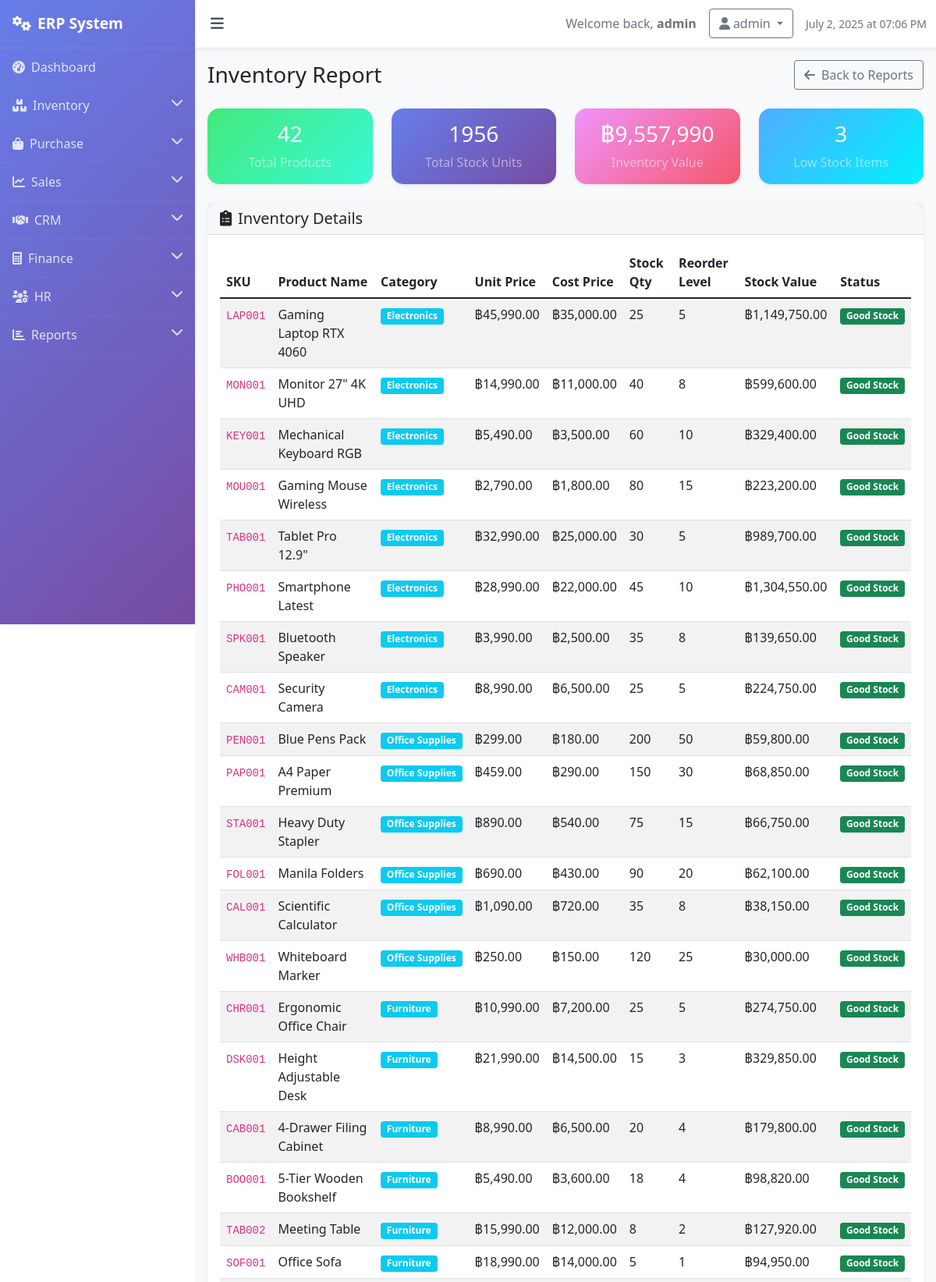
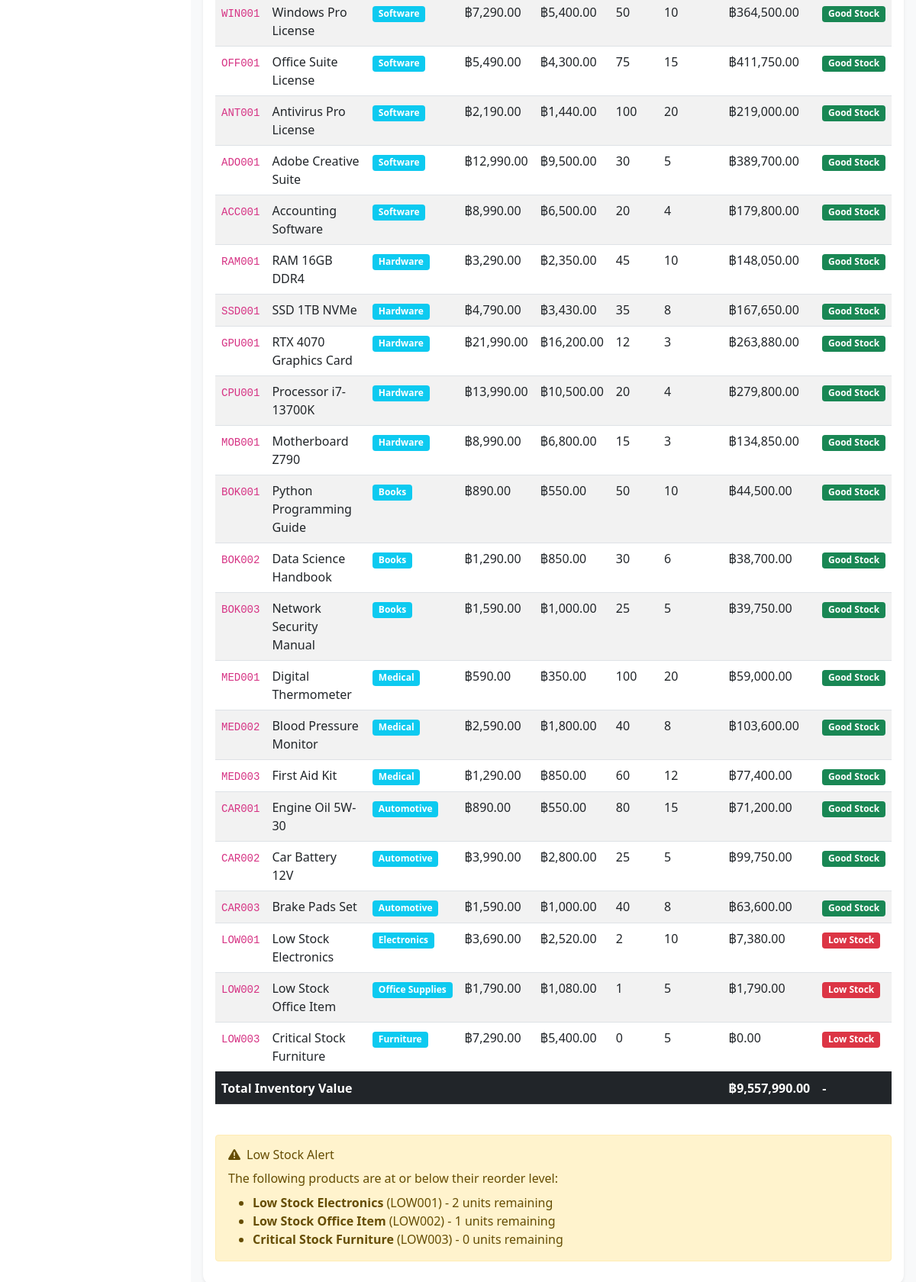
Page /reports/inventory (signed in) on the earlier database version (2 pictures, top to bottom).
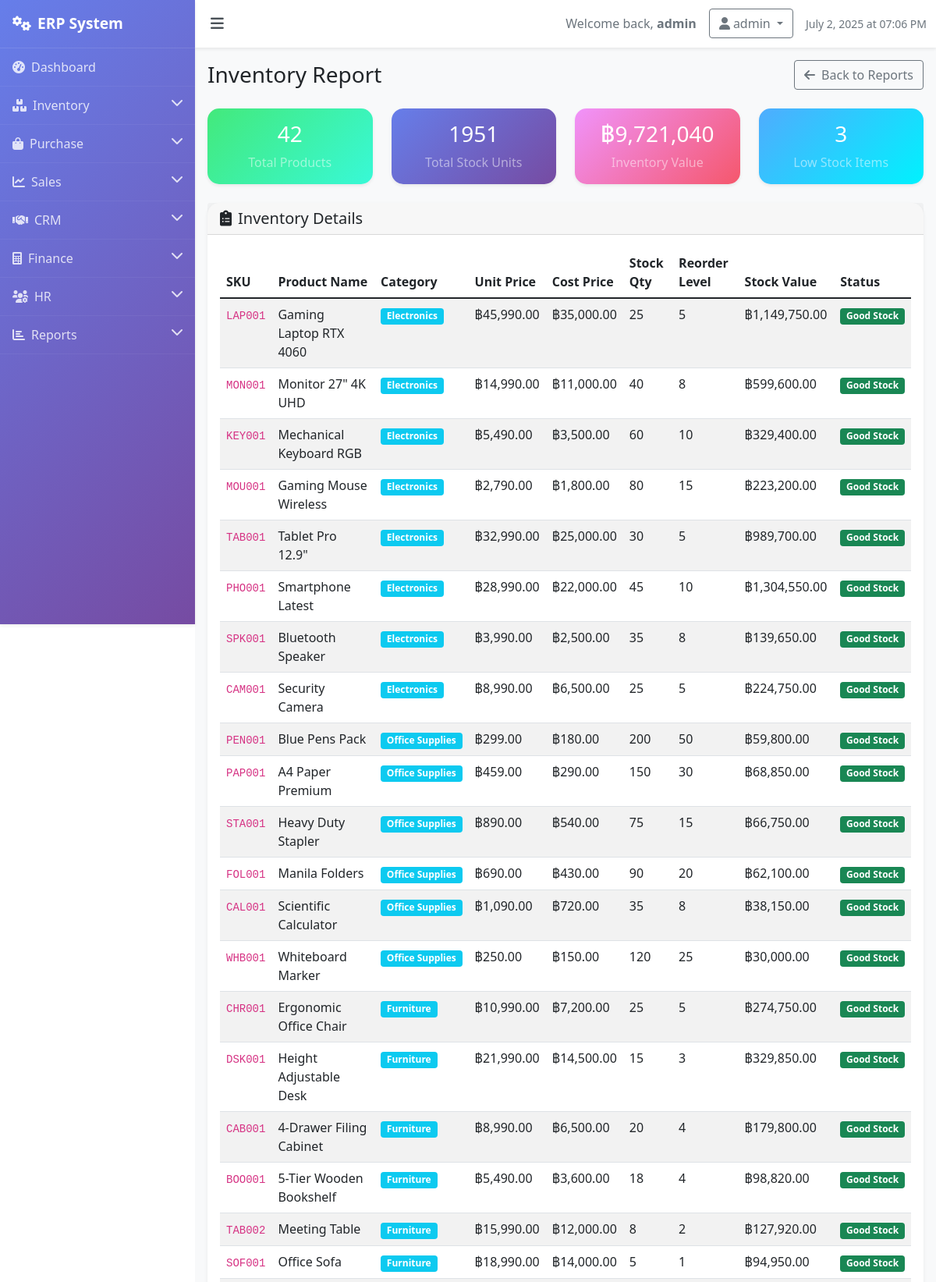
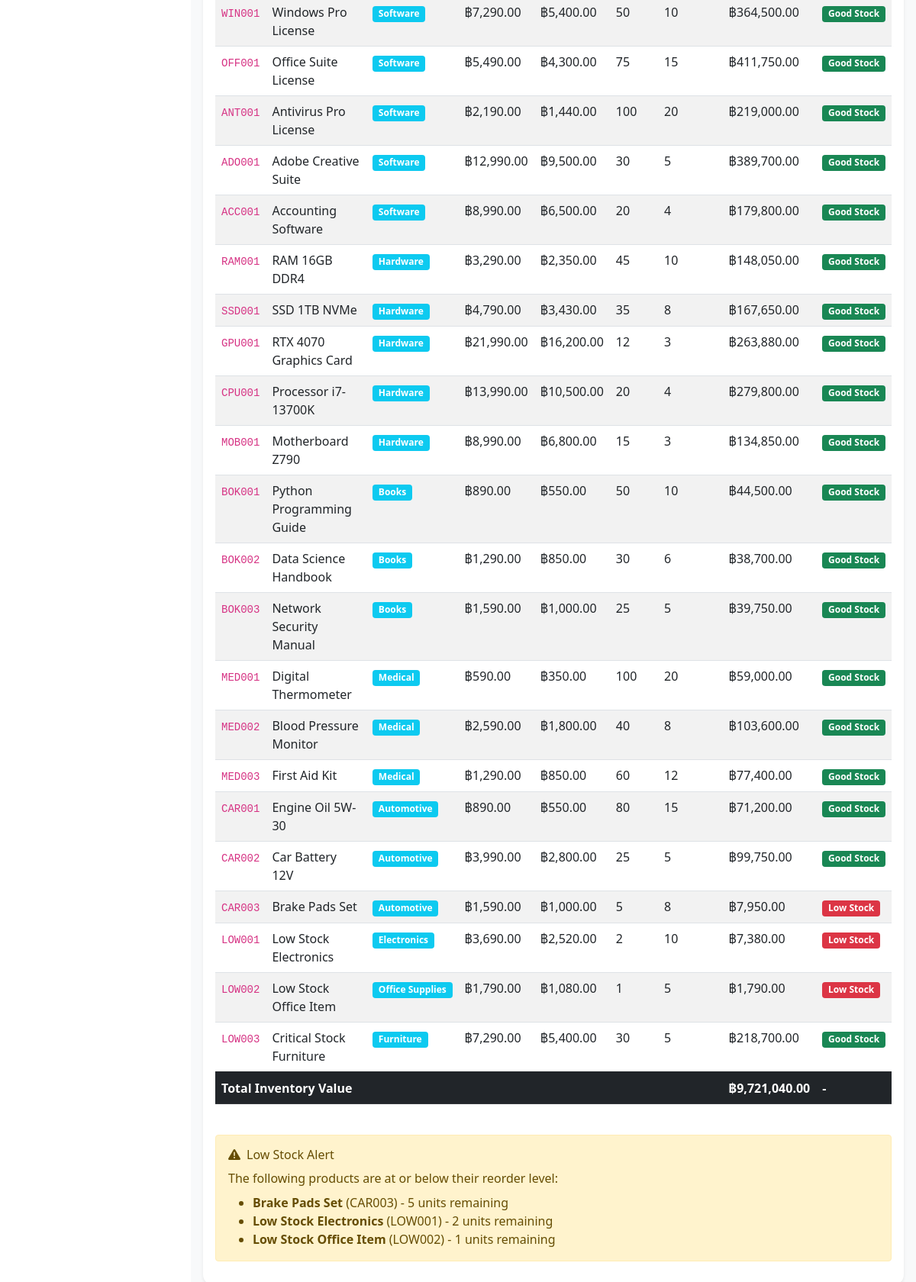
Same page on the later database version (2 pictures, top to bottom).
### models.py (models this page shows, shortened)
class Product(db.Model):
    id = db.Column(db.Integer, primary_key=True)
    name = db.Column(db.String(100), nullable=False)
    sku = db.Column(db.String(50), unique=True, nullable=False)
    description = db.Column(db.Text)
    category_id = db.Column(db.Integer, db.ForeignKey('category.id'))
    unit_price = db.Column(db.Float, nullable=False)
    cost_price = db.Column(db.Float, nullable=False)
    stock_quantity = db.Column(db.Integer, default=0)
    reorder_level = db.Column(db.Integer, default=10)
    unit_of_measure = db.Column(db.String(20), default='pcs')
    is_active = db.Column(db.Boolean, default=True)
    created_at = db.Column(db.DateTime, default=lambda: datetime.now(timezone.utc))

class Category(db.Model):
    id = db.Column(db.Integer, primary_key=True)
    name = db.Column(db.String(50), nullable=False)
    description = db.Column(db.Text)
    products = db.relationship('Product', backref='category_ref', lazy=True)

### routes.py (the view)
    @app.route('/reports/inventory')
    def inventory_report():
        if 'user_id' not in session:
            return redirect(url_for('login'))
        inventory_data = Product.query.filter_by(is_active=True).all()
        total_products = len(inventory_data)
        total_stock = sum(product.stock_quantity for product in inventory_data)
        total_value = sum(product.unit_price * product.stock_quantity for product in inventory_data)
        low_stock_count = sum(1 for product in inventory_data if product.stock_quantity <= product.reorder_level)
        return render_template('reports/inventory_report.html',
                             inventory_data=inventory_data,
                             total_products=total_products,
                             total_stock=total_stock,
                             total_value=total_value,
                             low_stock_count=low_stock_count)

### templates/reports/inventory_report.html (shortened to what the changed rows need)
{% extends "base.html" %}
{% block content %}
<div class="d-flex justify-content-between align-items-center mb-4">
    <h1 class="h3 mb-0">Inventory Report</h1>
</div>
<div class="row mb-4">
    {% if inventory_data %}
    <div class="col-md-3">
        <div class="card stat-card h-100">
            <div class="card-body text-center">
                <h3 class="text-white">{{ total_products }}</h3>
                <p class="text-white-50 mb-0">Total Products</p>
            </div>
        </div>
    </div>
    <div class="col-md-3">
        <div class="card stat-card sales h-100">
            <div class="card-body text-center">
                <h3 class="text-white">{{ total_stock }}</h3>
                <p class="text-white-50 mb-0">Total Stock Units</p>
            </div>
        </div>
    </div>
    <div class="col-md-3">
        <div class="card stat-card purchases h-100">
            <div class="card-body text-center">
                <h3 class="text-white">฿{{ "{:,.0f}".format(total_value) }}</h3>
                <p class="text-white-50 mb-0">Inventory Value</p>
            </div>
        </div>
    </div>
    <div class="col-md-3">
        <div class="card stat-card hr h-100">
            <div class="card-body text-center">
                <h3 class="text-white">{{ low_stock_count }}</h3>
                <p class="text-white-50 mb-0">Low Stock Items</p>
            </div>
        </div>
    </div>
    {% endif %}
</div>
<div class="card">
    <div class="card-body">
        {% if inventory_data %}
        <div class="table-responsive">
            <table class="table table-striped">
                <thead>
                    <tr>
                        <th>SKU</th>
                        <th>Product Name</th>
                        <th>Category</th>
                        <th>Unit Price</th>
                        <th>Cost Price</th>
                        <th>Stock Qty</th>
                        <th>Reorder Level</th>
                        <th>Stock Value</th>
                        <th>Status</th>
                    </tr>
                </thead>
                <tbody>
                    {% for product in inventory_data %}
                    <tr>
                        <td><code>{{ product.sku }}</code></td>
                        <td>{{ product.name }}</td>
                        <td>
                            {% if product.category_ref %}
                                <span class="badge bg-info">{{ product.category_ref.name }}</span>
                            {% else %}
                                <span class="text-muted">Uncategorized</span>
                            {% endif %}
                        </td>
                        <td>฿{{ "{:,.2f}".format(product.unit_price) }}</td>
                        <td>฿{{ "{:,.2f}".format(product.cost_price) }}</td>
                        <td>{{ product.stock_quantity }}</td>
                        <td>{{ product.reorder_level }}</td>
                        <td>฿{{ "{:,.2f}".format(product.unit_price * product.stock_quantity) }}</td>
                        <td>
                            {% if product.stock_quantity <= product.reorder_level %}
                                <span class="badge bg-danger">Low Stock</span>
                            {% elif product.stock_quantity <= product.reorder_level * 2 %}
                                <span class="badge bg-warning">Medium Stock</span>
                            {% else %}
                                <span class="badge bg-success">Good Stock</span>
                            {% endif %}
                        </td>
                    </tr>
                    {% endfor %}
                </tbody>
                <tfoot>
                    <tr class="table-dark">
                        <th colspan="7">Total Inventory Value</th>
                        <th>฿{{ "{:,.2f}".format(total_value) }}</th>
                        <th>-</th>
                    </tr>
                </tfoot>
            </table>
        </div>
        {% if low_stock_count > 0 %}
        <div class="alert alert-warning mt-4">
            <h6 class="alert-heading"><i class="fas fa-exclamation-triangle me-2"></i>Low Stock Alert</h6>
            <p class="mb-0">The following products are at or below their reorder level:</p>
            <ul class="mb-0 mt-2">
                {% for product in inventory_data %}
                    {% if product.stock_quantity <= product.reorder_level %}
                    <li><strong>{{ product.name }}</strong> ({{ product.sku }}) - {{ product.stock_quantity }} units remaining</li>
                    {% endif %}
                {% endfor %}
            </ul>
        </div>
        {% endif %}
        {% else %}
        <div class="text-center py-4">
            <i class="fas fa-clipboard-list fa-3x text-muted mb-3"></i>
            <p class="text-muted">No inventory data available. Add some products to see the report.</p>
            <a href="{{ url_for('add_inventory_product') }}" class="btn btn-primary">Add Product</a>
        </div>
        {% endif %}
    </div>
</div>
{% endblock %}

Differences in the rows shown:
no longer on one of the page's lists (row edited): Product: name "Critical Stock Furniture", sku "LOW003", stock_quantity "0"
now on one of the page's lists (row edited): Product: name "Brake Pads Set", sku "CAR003", stock_quantity "5"
changed Product "Brake Pads Set": stock_quantity "40" → "5"; product.unit_price*product.stock_quantity "63,600.00" → "7,950.00"; stock_quantity "Good Stock" → "Low Stock"
changed Product "Critical Stock Furniture": stock_quantity "0" → "30"; product.unit_price*product.stock_quantity "0.00" → "218,700.00"; stock_quantity "Low Stock" → "Good Stock"
Other differences:
{{ total_stock }}: "1956" → "1951"
{{ "{:,.0f}".format(total_value) }}: "9,557,990" → "9,721,040"
{{ "{:,.2f}".format(total_value) }}: "9,557,990.00" → "9,721,040.00"
